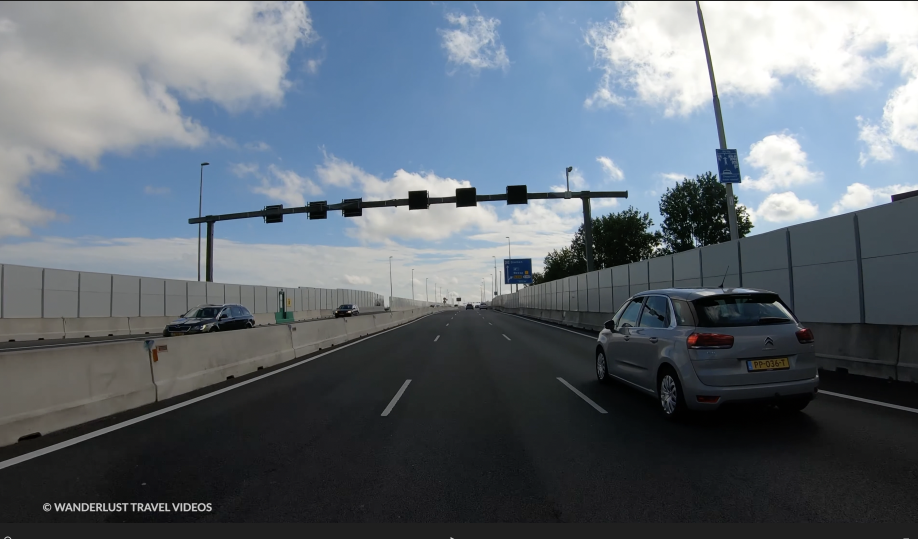
#> input picture dutch/40.png, 1836 x 1078 px (shown at 1/2 size)
$ python -i plate_detector.py   (imports and definitions only)
#> lines starting #> are read from the running program, lines starting #| are printed output that depends on the picture; after the words box and inside, x2 and y2 are one past the last pixel; in counts of white or black regions, pixels touching at a corner belong together
#> further down, picture is the input picture: shape (1078, 1836, 3); mean B, G, R 114.7, 106, 96.9
"""
License plate detector using traditional computer vision techniques.
"""

import cv2
import numpy as np


class LicensePlateDetector:
    """License plate detector using traditional computer vision techniques."""

    def __init__(self, debug_mode=False):
        """Initialize the detector.

        Args:
            debug_mode (bool): If True, shows intermediate processing steps
        """
        self.debug_mode = debug_mode

    # [71 lines left out: functions order_points, four_point_transform, automatic_brightness_contrast, not called in this run]

    def detect(self, img_rgb):
        """Detect license plates in an image.

        Args:
            img_rgb: Input BGR image

        Returns:
            tuple: (Annotated image, List of detected license plate images)
        """
        img = img_rgb.copy()
        input_height = img_rgb.shape[0]
#> input_height = 1078
        input_width = img_rgb.shape[1]
#> input_width = 1836

        hsv_frame = cv2.cvtColor(img_rgb, cv2.COLOR_BGR2HSV)
#> hsv_frame: shape (1078, 1836, 3); mean H, S, V 80.3, 43.1, 116.1

        low_yellow = np.array([20, 100, 100])
        high_yellow = np.array([30, 255, 255])
        yellow_mask = cv2.inRange(hsv_frame, low_yellow, high_yellow)
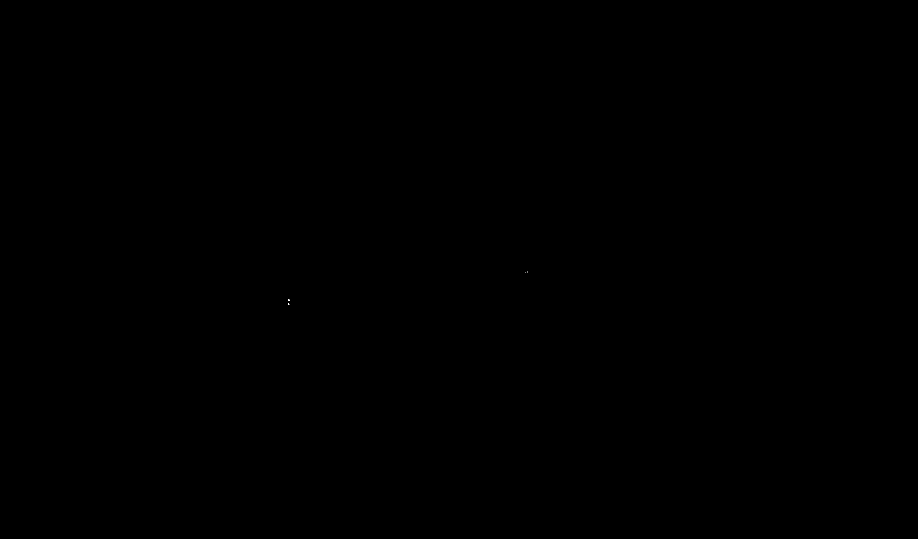
#> yellow_mask: shape (1078, 1836) (shown at 1/2 size); 0% white in thin lines or dots, all inside (x1, y1, x2, y2) = (576, 543, 1055, 609)
        yellow = cv2.bitwise_and(yellow_mask, yellow_mask, mask=yellow_mask)

        self._debug_show("1. Yellow Color Detection", yellow)

        k = np.ones((5, 5), np.uint8)
        closing = cv2.morphologyEx(yellow, cv2.MORPH_CLOSE, k)

        self._debug_show("2. Closing Morphology", closing)

        contours, _ = cv2.findContours(closing, cv2.RETR_TREE, cv2.CHAIN_APPROX_SIMPLE)
#> contours = 2 contours, all with area under 20

        crops = []

        imgray = cv2.cvtColor(img_rgb, cv2.COLOR_BGR2GRAY)
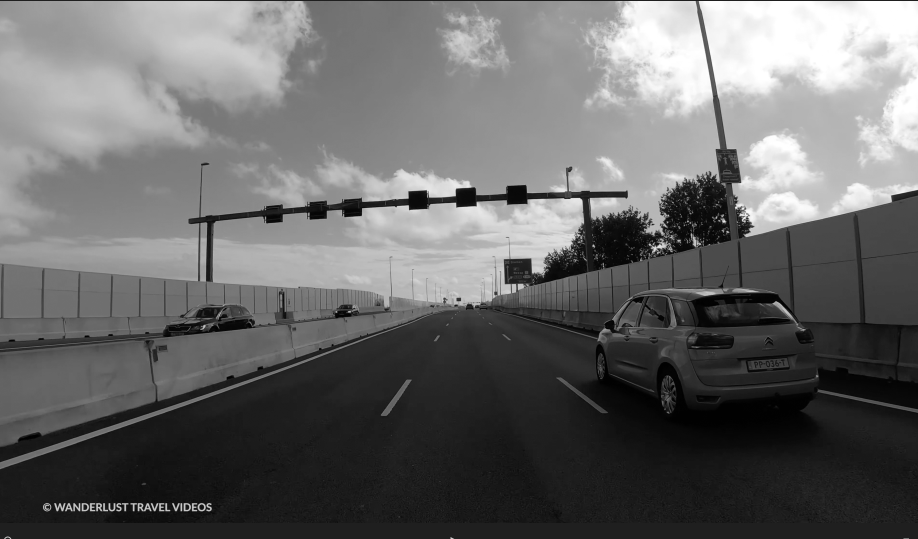
#> imgray: shape (1078, 1836) (shown at 1/2 size); min 0, max 255, mean 104.3

        for cnt in contours:
            x, y, w, h = cv2.boundingRect(cnt)

            if (
                h * 6 > w > 2 * h
                and h > 0.1 * w
                and w * h > input_height * input_width * 0.0001
            ):

                try:
                    crop_img = img_rgb[y : y + h, x - round(w / 10) : x]
                    crop_img = crop_img.astype("uint8")

                    hsv_crop = cv2.cvtColor(crop_img, cv2.COLOR_BGR2HSV)
                    low_blue = np.array([100, 150, 0])
                    high_blue = np.array([140, 255, 255])
                    blue_mask = cv2.inRange(hsv_crop, low_blue, high_blue)
                    blue_summation = blue_mask.sum()
                except:
                    blue_summation = 0

                if blue_summation > 550:

                    crop_img_yellow = img_rgb[y : y + h, x : x + w]
                    crop_img_yellow = crop_img_yellow.astype("uint8")

                    hsv_crop_yellow = cv2.cvtColor(crop_img_yellow, cv2.COLOR_BGR2HSV)
                    yellow_mask = cv2.inRange(hsv_crop_yellow, low_yellow, high_yellow)
                    yellow_summation = yellow_mask.sum()

                    if (
                        yellow_summation
                        > 255 * crop_img.shape[0] * crop_img.shape[0] * 0.4
                    ):

                        crop_gray = imgray[y : y + h, x : x + w]
                        crop_gray = crop_gray.astype("uint8")

                        th = cv2.adaptiveThreshold(
                            crop_gray,
                            255,
                            cv2.ADAPTIVE_THRESH_GAUSSIAN_C,
                            cv2.THRESH_BINARY,
                            11,
                            2,
                        )
                        char_contours, _ = cv2.findContours(
                            th, cv2.RETR_TREE, cv2.CHAIN_APPROX_SIMPLE
                        )

                        chars = 0
                        for c in char_contours:
                            area2 = cv2.contourArea(c)
                            x2, y2, w2, h2 = cv2.boundingRect(c)
                            if (
                                w2 * h2 > h * w * 0.01
                                and h2 > w2
                                and area2 < h * w * 0.9
                            ):
                                chars += 1

                        if 20 > chars > 4:

                            rect = cv2.minAreaRect(cnt)
                            box = cv2.boxPoints(rect)
                            box = np.array(box, dtype=np.intp)

                            pts = np.array(box)
                            warped = self.four_point_transform(img, pts)
                            crops.append(warped)

                            cv2.putText(
                                img_rgb,
                                "LP",
                                (x, y),
                                cv2.FONT_HERSHEY_SIMPLEX,
                                1,
                                (0, 0, 255),
                                2,
                                cv2.LINE_AA,
                            )
                            cv2.drawContours(img_rgb, [box], 0, (0, 0, 255), 2)
#> this loop made 2 passes
#> (x, y, w, h) on passes 1 to 2: (576, 598, 4, 11), (1051, 543, 4, 3)
#> after the loop, crops = []

        return img_rgb, crops

    # [21 lines left out: function process_plate, not called in this run]

    def _debug_show(self, title, image):
        """Show debug image if debug mode is enabled."""
        if self.debug_mode:
            cv2.imshow(title, image)
            print(f"Showing: {title} - Press any key to continue...")
            cv2.waitKey(0)

>>> import cv2
>>> picture = cv2.imread('dutch/40.png')
>>> result = LicensePlateDetector().detect(picture)
